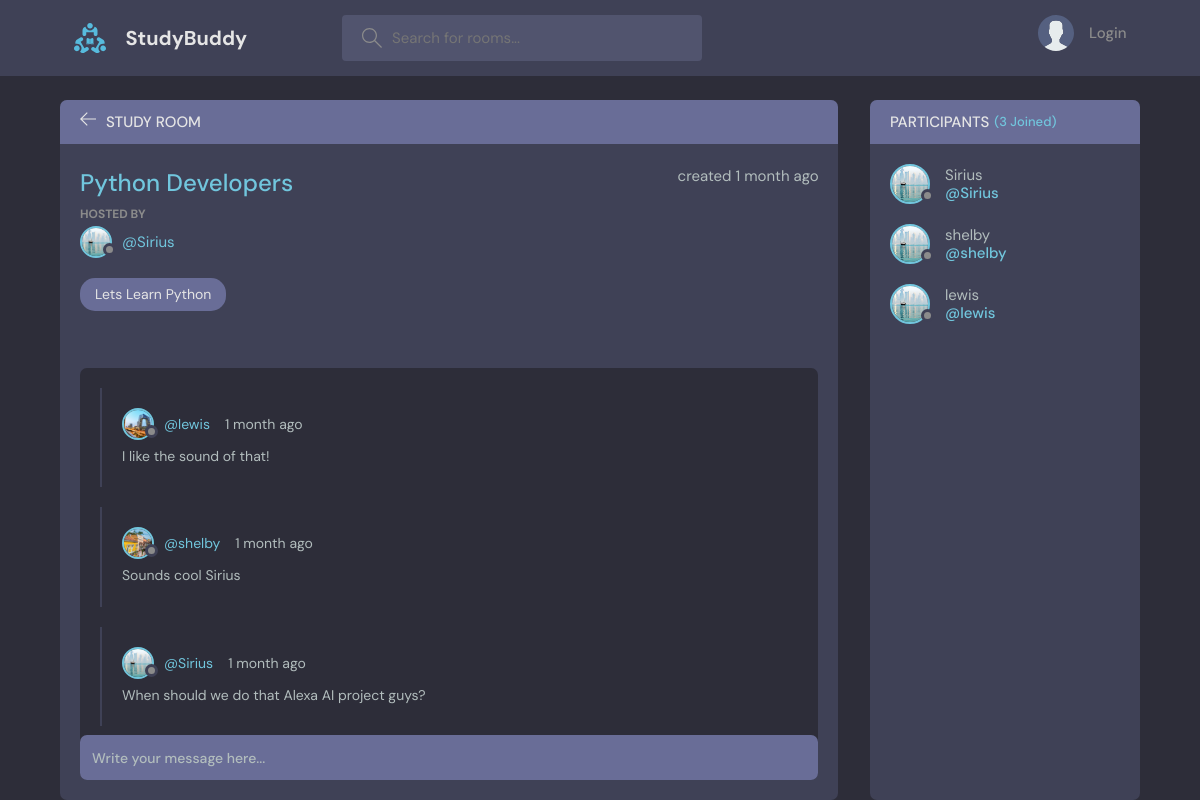
The page /room/1/ on the database its author committed.
### base/models.py (models this page shows, shortened)
class Room(models.Model):
    host = models.ForeignKey(User, on_delete=models.SET_NULL, null=True)
    topic = models.ForeignKey(Topic, on_delete=models.SET_NULL, null=True)
    name = models.CharField(max_length=200)
    description = models.TextField(null=True, blank=True)
    participants = models.ManyToManyField(User, related_name="participants", blank=True)
    updated = models.DateTimeField(auto_now=True)
    created = models.DateTimeField(auto_now_add=True)
    class Meta:
        ordering = ["-updated", "-created"]

class User(AbstractUser):
    name = models.CharField(max_length=200, null=True)
    email = models.EmailField(unique=True, null=True)
    bio = models.TextField(null=True)
    avatar = models.ImageField(null=True, default="avatar.svg")
    USERNAME_FIELD = "username"
    REQUIRED_FIELDS = ["email"]

class Topic(models.Model):
    name = models.CharField(max_length=255)
    def __str__(self):
        return self.name

class Messages(models.Model):
    user = models.ForeignKey(User, on_delete=models.CASCADE)
    room = models.ForeignKey(Room, on_delete=models.CASCADE)
    body = models.TextField()
    updated = models.DateTimeField(auto_now=True)
    created = models.DateTimeField(auto_now_add=True)
    class Meta:
        ordering = ["-updated", "-created"]

### base/views.py (the view, shortened to what this page needs)
# urls.py: path('room/<str:pk>/', views.room, name='room'),
def room(request,pk):
    room = Room.objects.get(id=pk)
    room_messages = room.messages_set.all()
    participants = room.participants.all()
    context = {'room':room, 'room_messages':room_messages,
               'participants':participants}
    return render(request, 'base/room.html', context)

### base/templates/base/room.html (shortened to what this page needs)
<!DOCTYPE html> {% extends 'main.html'%} {% block content%}
<main class="profile-page layout layout--2">
    <div class="container">
        <div class="room">
            <div class="room__top">
                <div class="room__topLeft">
                    <a href="{% url 'home' %}">
                        <svg version="1.1" xmlns="http://www.w3.org/2000/svg" width="32" height="32" viewBox="0 0 32 32">
                  <title>arrow-left</title>
                  <path
                    d="M13.723 2.286l-13.723 13.714 13.719 13.714 1.616-1.611-10.96-10.96h27.625v-2.286h-27.625l10.965-10.965-1.616-1.607z"
                  ></path>
                </svg>
                    </a>
                    <h3>Study Room</h3>
                </div>
            </div>
            <div class="room__box scroll">
                <div class="room__header scroll">
                    <div class="room__info">
                        <h3>{{room.name}}</h3>
                        <span>created {{room.created|timesince}} ago</span>
                    </div>
                    <div class="room__hosted">
                        <p>Hosted By</p>
                        <a href="{% url 'user-profile' room.host.id %}" class="room__author">
                            <div class="avatar avatar--small">
                                <img src="{{room.host.avatar.url}}" />
                            </div>
                            <span>@{{room.host.username}}</span>
                        </a>
                    </div>
                    <span class="room__topics">{{room.topic}}</span>
                </div>
                <div class="room__conversation">
                    <div class="threads scroll">
                        {% for message in room_messages%}
                        <div class="thread">
                            <div class="thread__top">
                                <div class="thread__author">
                                    <a href="{% url 'user-profile' message.user.id %}" class="thread__authorInfo">
                                        <div class="avatar avatar--small">
                                            <img src="{{message.user.avatar.url}}" />
                                        </div>
                                        <span>@{{message.user.username}}</span>
                                    </a>
                                    <span class="thread__date">{{message.created|timesince}} ago</span>
                                </div>
                            </div>
                            <div class="thread__details">
                                {{message.body}}
                            </div>
                        </div>
                        {% endfor %}
                    </div>
                </div>
            </div>
            <div class="room__message">
                <form action="" method="POST">
                    <input name="body" placeholder="Write your message here..." />
                </form>
            </div>
        </div>
        <div class="participants">
            <h3 class="participants__top">Participants <span>({{participants.count}} Joined)</span></h3>
            <div class="participants__list scroll">
                {% for user in participants %}
                <a href="{% url 'user-profile' user.id %}" class="participant">
                    <div class="avatar avatar--medium">
                        <img src="{{room.host.avatar.url}}" />
                    </div>
                    <p>
                        {{user.username}}
                        <span>@{{user.username}}</span>
                    </p>
                </a>
                {% endfor %}
            </div>
        </div>
    </div>
</main>
{% endblock content %}

### rows shown on the page
Room: name "Python Developers", created "1 month", host.avatar (picture), host.username "Sirius", topic "Lets Learn Python"
Messages: user.avatar (picture), user.username "lewis", created "1 month", body "I like the sound of that!"
Messages: user.avatar (picture), user.username "shelby", created "1 month", body "Sounds cool Sirius"
Messages: user.avatar (picture), user.username "Sirius", created "1 month", body "When should we do that Alexa AI project guys?"
User: host.avatar (picture), username "Sirius"
User: host.avatar (picture), username "shelby"
User: host.avatar (picture), username "lewis"

### other values the page prints
{{ participants.count }} "3"
